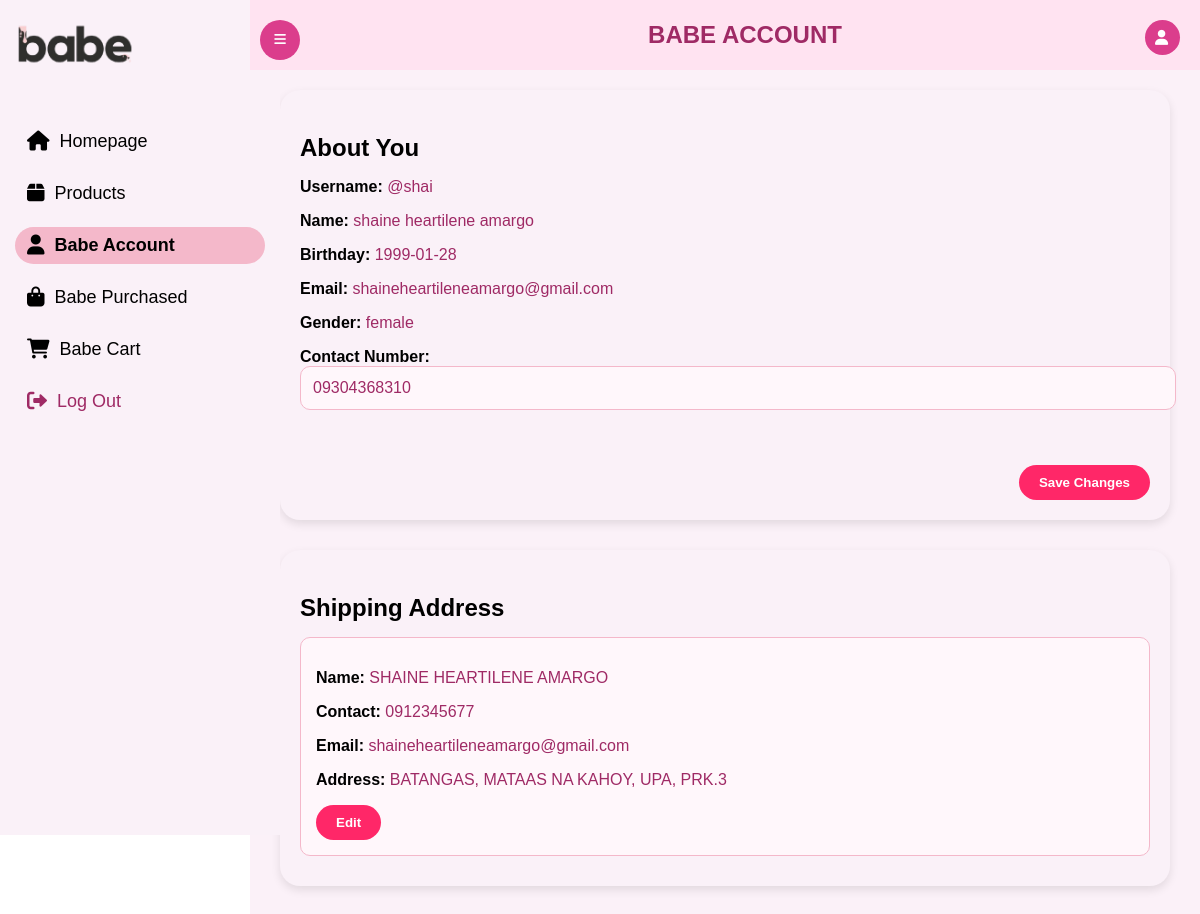
Screenshot of /account.php (signed in) with the database file from the repository.
### tables this page shows
CREATE TABLE `users` (
  `id` int(11) NOT NULL,
  `username` varchar(50) NOT NULL,
  `password` varchar(255) NOT NULL,
  `fname` varchar(50) NOT NULL,
  `lname` varchar(50) NOT NULL,
  `birthday` date DEFAULT NULL,
  `gender` enum('male','female','prefer_not_to_say') NOT NULL,
  `contact` varchar(15) NOT NULL,
  `email` varchar(100) NOT NULL,
  `verify_token` varchar(191) NOT NULL,
  `verif_status` int(2) NOT NULL DEFAULT 0,
  `role` enum('admin','user') NOT NULL DEFAULT 'user'
);

CREATE TABLE `user_addresses` (
  `id` int(11) NOT NULL,
  `username` varchar(50) NOT NULL,
  `name` varchar(100) NOT NULL,
  `contact` varchar(15) NOT NULL,
  `email` varchar(100) NOT NULL,
  `address` text NOT NULL,
  `is_default` tinyint(1) DEFAULT 0,
  `province` varchar(255) NOT NULL,
  `city` varchar(255) NOT NULL,
  `barangay` varchar(255) NOT NULL,
  `address_details` text NOT NULL
);

### account.php (the view, shortened to what this page needs)
<?php
include 'connect.php';
$username = $_SESSION["username"];
$query = "SELECT username, fname, lname, birthday, email, gender, contact FROM users WHERE username = ?";
$stmt = $conn->prepare($query);
$stmt->bind_param("s", $username);
$stmt->execute();
$result = $stmt->get_result();
if ($result->num_rows > 0) {
    $userData = $result->fetch_assoc();
} else {
    header("Location: logout.php");
    exit();
}
$addressQuery = "SELECT * FROM user_addresses WHERE username = ?";
$addressStmt = $conn->prepare($addressQuery);
$addressStmt->bind_param("s", $username);
$addressStmt->execute();
$address = $addressStmt->get_result()->fetch_assoc();
?>
<!DOCTYPE html>
<html lang="en">
<head>
    <link rel="stylesheet" href="account-style.css">
    <link rel="stylesheet" href="https://cdnjs.cloudflare.com/ajax/libs/font-awesome/6.0.0-beta3/css/all.min.css">
</head>
<body>
    <div class="sidebar" id="sidebar">
        <div class="logo-container">
            <img src="babelogo.png" alt="Babe Logo" class="logo">
        </div>
        <ul class="menu">
            <li><a href="home.php"><i class="fas fa-home"></i> <span>Homepage</span></a></li>
            <li><a href="products.php"><i class="fas fa-box"></i> <span>Products</span></a></li>
            <li><a href="account.php" class="active"><i class="fas fa-user"></i> <span>Babe Account</span></a></li>
            <li><a href="purchased.php"><i class="fas fa-shopping-bag"></i> <span>Babe Purchased</span></a></li>
            <li><a href="cart.php"><i class="fas fa-shopping-cart"></i> <span>Babe Cart</span></a></li>
            <li><a href="logout.php" class="logout"><i class="fas fa-sign-out-alt"></i> <span>Log Out</span></a></li>
        </ul>
    </div>
    <button class="sidebar-toggle" id="sidebarToggle">
        <i class="fas fa-bars"></i>
    </button>
    <div class="navbar">
    <a href="#" onclick="toggleProfileDropdown(event)" class="profile-icon"><i class="fas fa-user"></i></a>
                <h2 class="navbar-title">BABE ACCOUNT</h2>
    </div>
    <div class="main-content">
        <div class="account-section">
            <form method="post" class="card about-you">
                <h3>About You</h3>
                <p><strong>Username:</strong> @<?= $userData['username']; ?></p>
                <p><strong>Name:</strong> <?= $userData['fname'] . ' ' . $userData['lname']; ?></p>
                <p><strong>Birthday:</strong> <?= $userData['birthday']; ?></p>
                <p><strong>Email:</strong> <?= $userData['email']; ?></p>
                <p><strong>Gender:</strong> <?= $userData['gender']; ?></p>
                <p><strong>Contact Number:</strong> <input type="text" name="contact" value="<?= $userData['contact']; ?>" required></p>
                <div class="profile-buttons">
                    <button type="submit" name="save_profile" class="save-btn">Save Changes</button>
                </div>
            </form>
            <div class="card address-book">
                <h3>Shipping Address</h3>
                <?php if ($address): ?>
                    <div class="address-item">
                        <p><strong>Name:</strong> <?= htmlspecialchars($address['name']); ?></p>
                        <p><strong>Contact:</strong> <?= htmlspecialchars($address['contact']); ?></p>
                        <p><strong>Email:</strong> <?= htmlspecialchars($address['email']); ?></p>
                        <p><strong>Address:</strong> <?= htmlspecialchars($address['province'] . ', ' . $address['city'] . ', ' . $address['barangay'] . ', ' . $address['address_details']); ?></p>
                        <button class="edit-btn" id="editAddressBtn">Edit</button>
                    </div>
                <?php else: ?>
                    <button class="add-btn" id="addAddressBtn">Add New Address</button>
                <?php endif; ?>
            </div>
        </div>
    </div>
</body>
</html>

### account-style.css (style rules this page uses)
body { margin: 0; font-family: 'League Spartan', 'Arial', sans-serif; background-color: #FFFFFF; overflow-x: hidden; }
.sidebar { position: fixed; top: 0; left: 0; width: 250px; height: 100vh; background-color: #FAF1F8; transition: width 0.3s ease; overflow: hidden; display: flex; flex-direction: column; align-items: flex-start; padding: 15px; z-index: 100; border-right: none; padding-top: 20px; }
.logo-container { display: flex; align-items: center; justify-content: space-between; width: 100%; margin-bottom: 20px; position: relative; }
.logo { max-width: 120px; height: auto; transition: opacity 0.3s ease; }
.sidebar-toggle { position: fixed; top: 20px; left: 260px; width: 40px; height: 40px; background-color: #db3d8c; color: white; border: none; border-radius: 50%; display: flex; justify-content: center; align-items: center; cursor: pointer; transition: background-color 0.3s ease, left 0.3s ease; z-index: 101; }
.menu { list-style: none; padding: 0; width: 100%; margin-top: 20px; }
.menu li { margin: 15px 0; }
.menu a { text-decoration: none; color: #000; font-weight: 400; font-size: 18px; display: flex; align-items: center; gap: 10px; padding: 8px 12px; transition: background-color 0.3s ease; border-radius: 20px; }
.menu a i { font-size: 20px; color: #000; }
.menu a.logout { color: #9F2A65; }
.menu a.logout i { color: #9F2A65; }
.menu a.active { background-color: #F4B8CA; border-radius: 25px; font-weight: bold; color: #000; }
.menu a.active i { color: #000; }
.navbar { position: fixed; top: 0; left: 250px; width: calc(100% - 250px); height: 70px; background-color: #FFE3F1; display: flex; align-items: center; padding: 0 20px; transition: left 0.3s ease, width 0.3s ease; z-index: 100; justify-content: space-between; }
.navbar-title { text-align: center; flex-grow: 1; margin: 0; font-size: 1.5em; color: #9F2A65; font-weight: bold; }
.profile-icon { position: fixed; top: 20px; right: 20px; text-decoration: none; background-color: #db3d8c; border-radius: 50%; width: 35px; height: 35px; display: flex; align-items: center; justify-content: center; overflow: hidden; }
.profile-icon i { font-size: 15px; padding-left: 3px; color: white; }
.profile-icon { display: flex; align-items: center; text-decoration: none; color: white; font-weight: bold; cursor: pointer; }
.profile-icon i { margin-right: 5px; }
.main-content { margin-left: 250px; padding: 90px 30px 30px; background-color: #FBF1F8; min-height: 100vh; transition: margin-left 0.3s ease; }
.account-section { display: flex; flex-direction: column; gap: 30px; }
.card { background-color: #FAF1F8; padding: 20px; border-radius: 20px; box-shadow: 0 4px 10px rgba(0, 0, 0, 0.1); }
.card h3 { font-size: 1.5em; margin-bottom: 15px; }
.card p { font-size: 1em; color: #9F2A65; }
.card strong { color: black; }
input[type="text"], input[type="email"] { width: 100%; padding: 10px; margin-bottom: 10px; border-radius: 10px; border: 1px solid #F4B8CA; font-size: 1em; background-color: #FFF7FB; color: #9F2A65; }
.edit-btn, .upload-btn, .remove-btn, .cancel-btn, .save-btn { background-color: #FF2768; color: white; border: none; padding: 10px 20px; border-radius: 20px; cursor: pointer; font-weight: bold; transition: background-color 0.3s ease; }
.profile-buttons { display: flex; gap: 20px; justify-content: flex-end; padding-top: 20px; }
.address-book { background-color: #FAF1F8; padding: 20px; border-radius: 20px; box-shadow: 0 4px 10px rgba(0, 0, 0, 0.1); font-family: 'League Spartan', sans-serif; }
.address-item { background-color: #FFF7FB; padding: 15px; margin-bottom: 10px; border-radius: 10px; border: 1px solid #F4B8CA; }
.add-btn, .edit-btn { background-color: #FF2768; color: white; border: none; padding: 10px 20px; border-radius: 20px; cursor: pointer; font-weight: bold; transition: background-color 0.3s ease; }
.save-btn, .cancel-btn { background-color: #FF2768; color: white; border: none; padding: 10px 20px; border-radius: 20px; cursor: pointer; font-weight: bold; transition: background-color 0.3s ease; }
input[type="text"], input[type="email"] { text-transform: uppercase; width: 100%; padding: 12px; margin-bottom: 15px; border-radius: 10px; border: 1px solid #F4B8CA; font-size: 1em; background-color: #FFF7FB; color: #9F2A65; }
.profile-buttons { display: flex; justify-content: flex-end; gap: 20px; margin-top: 20px; }

### rows the page displays
users: username "shai", fname "shaine heartilene", lname "amargo", birthday "1999-01-28", email "shaineheartileneamargo@gmail.com", gender "female", contact "09304368310"
user_addresses: name "SHAINE HEARTILENE AMARGO", contact "0912345677", email "shaineheartileneamargo@gmail.com", province+city+barangay "BATANGAS, MATAAS NA KAHOY, UPA, PRK.3"
